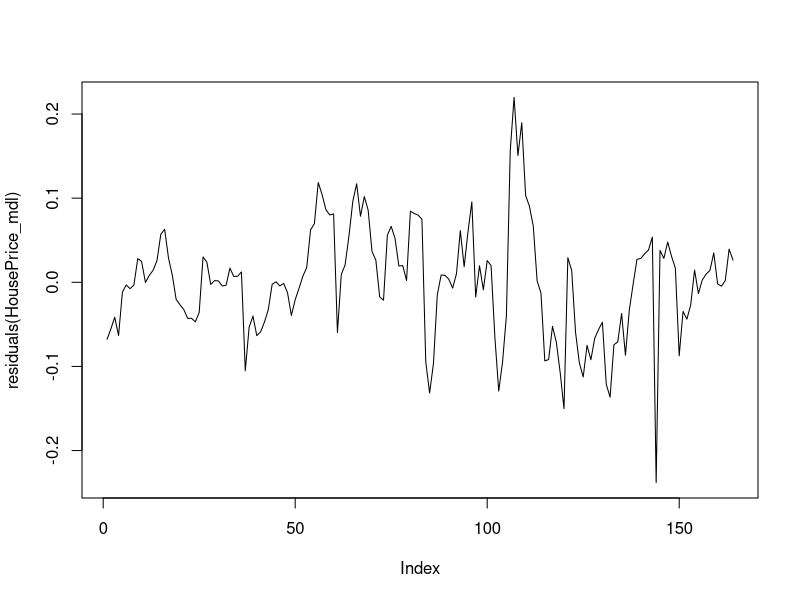

The R source for this figure: (Note: this script raises an error after producing the figure.)
#TASK 1 - project 3

############################################################################################
#course:  Time Series Analysis, T-862-TIMA
#Date:    //2014
#Students: Daniel Bergmann Sigtryggsson, Lilja Bjorg Gudmundsdottir, Jon Vilberg Georgsson 
#
############################################################################################


# -------Brain storming excersice (10%)-------
# Identify causal variables and hypothize an econometric structural equation for the following variables;
# . Stock price index, for your home country,


#OMX =  beta0 -ISL_GENGI*beta1 - oliuverd*beta2 + fiskverd*beta3 + epsilon
#Heakandi kronu gengi laekkar hlutabrefavisitoluna, thi staerstu felogin gera upp i erlendum gjaldeyri.
#Haekandi oliuverd hefur neikvaed ahrif a felog eins og eimskip og N1
#Fiskverd hefur ahrif a felog eins og Granda og Eimskip og allt hagkerfid

#haegt ad nalgast upplysingar t.d. hja gamma.is

# . Scandinavian electricity market(Nordpool) or the electrical market of your home country(for foreign
#                  students only, as there is no spot market in Iceland),

#NORDPOOL = beta0 - utihitastig*beta1 season*beta2 + epsilon

# haerra utihitastig laekkar eftirspurn eftir rafmagni, vedurupplysingar eru audvelt ad nalgast
#tad er meiri eftirspurn eftir rafmagni a veturnar, tannig ad seaon hefur ahrif.

# . Inflation.
#INFLATION = beta0 - styrivextir * beta1 + VSK*beta2 + penigamagn_i_umferd + epsilon
# haerri styrivextri og haekkandi VSK laekka verdbolgu, gogn til hja t.d. hagstofu
#peningamagn i umferd eykur verdbolgu

# -------Housing Economics (40%)--------

Data = read.csv("hpi.csv", header=TRUE, sep= ";",dec=",")
attach(Data)
#TASK 1

#Task 1
#Does it make sense to use all of the data? Theorize, 

#ANS: NO, some of the variable contain very similar information, and should not improve the model very much due to cross correlation.

#Construcct a structural equation for house prices

# ANS:
#       Y ~ Beta0 + Beta1*CCI + Beta2*LBH + Beta3*PPI - Beta4*NHF + Beta5*LI + Beta6*inflation + Beta7*indexedLoans

# where CCI is construction cost index
# where LBH is Loans from banks to households
# where PPI is purchasing power index
# where NHF is new housing finished
# where LI is Lease index

#which data to use and explain your data selection.
# 
#ANS: 

# CCI - hvad kostar ad byggja hus hlytur ad hafa ahrif a husnaedisverd
        #aetti ad hafa mest ahrif.
# LBH - thvi meira sem bankarnir lana til household ?vi fleiri vilja kaupa hus/ibudir
# PPI - meiri kaupmattur leydir af ser haekkandi verd ?ar sem folk getur eytt meira i fasteign
# NHF - tvi fleiri hus tvi meira frambod, ?ar af leidir -
# LI - aetti ad vera endogenous samband
# Inflation -  ef verdbolga haekkar aetti feisteignaverd ad haekka
# Indexed Loans - ef lanum fj0lgar i hagkerfinu verda meiri peningar i umferd sem eykur verdbolgu

# Breytur sem eru ekki i modeli:
# numbers of real estate sales - vid holdum ad tad haldist ekki i hendur, fjoldi lana
                                #hefur staerri ahrif
# Central bank rates -  er i engu hlutfalli vid husnaedislan
# New housing starts - vildum ekki nota baedi tad og NHF, teljum NHF hafa meiri ?hrif
# Purchasing power of wages index -  vildum ekki velja baedi tad og PPI,
                    #toldum PPI meira relevant. Viljum ekki overfitta.
# Unindexed loans - tad mikil fylgni vid indexed loans, thurfum ekki baedi
# Currency dependent loans in the ecconomy - ekki tad stor hluti af heidlarlanum og
                    #ekki endilegi notad til husnaediskaupa.

HousePrice_mdl =lm(HousePriceIndex ~LeaseIndex+
                     ConstructionCostIndex+
                     LoansOfBanksToHouseholds+
                     PurchasingPower+
                     Inflation+
                     HousingFinished+
                     IndexLoans
                   )
summary(HousePrice_mdl)
HousePrices_resid = plot(residuals(HousePrice_mdl), type= 'l')

# see that New housing finished variable does not make a good fit. We are not ready to dump this variable yet. 
# Because we think it brings information to the system.
pairs(Data[4:11], upper.panel = panel.cor,lower.panel = panel.smooth, diag.panel = panel.hist)
pairs(Data[c(4,12:17)], upper.panel = panel.cor,lower.panel = panel.smooth, diag.panel = panel.hist)
#We can see from this pair plot that house price index is higly correlated with housing finished!




#Plot the relationship between house prices and leasing over time. Theorize on the relationship 
# between the two variables. Is there an endogenous relationship between the two? 

plot((HousePriceIndex-mean(HousePriceIndex))/sd(HousePriceIndex) ~YearMonth,
     type="l",
     main="Comparison",
     xlab="Time",
     ylab="House Price Index/Lease Index",
     ylim=c(-2, 2),
     col="black") 
lines((LeaseIndex-mean(LeaseIndex))/sd(LeaseIndex) ~YearMonth,
      type="l", 
      main="Lease index",
      col="dark red")
legend("topleft",
       c("House Price index","Lease index"),
       lty = 1,
       col=c('black', 'darkred'),
       cex=0.6)

#THEORY : There is an apparent linear relationship, but we dont see the economic crash effect with the lease index .
# We see a endogenous relationship.

# Do some preliminary analysis, plotting all variables with the house price index.

pairs(Data[4:11], upper.panel = panel.cor,lower.panel = panel.smooth, diag.panel = panel.hist)
pairs(Data[c(4,12:17)], upper.panel = panel.cor,lower.panel = panel.smooth, diag.panel = panel.hist)


# Plot House Price index vs. Construction Cost, Real estate Transactions, Loans of Banks to Households
layout(1:1)
plot((HousePriceIndex-mean(HousePriceIndex))/sd(HousePriceIndex) ~YearMonth,
     xlab="Time",
     ylab="Scaled indices/rates",
     type="l", 
     main="Comparison",
     col="black",
     ylim=c(-2, 2.3),
     lwd=4) 
lines((ConstructionCostIndex-mean(ConstructionCostIndex))/sd(ConstructionCostIndex) ~YearMonth,
      type="l", 
      col="dark red")
lines((RealEstateTransactions-mean(RealEstateTransactions))/sd(RealEstateTransactions) ~YearMonth,
      type="l", 
      col="green",
      )
lines((LoansOfBanksToHouseholds-mean(LoansOfBanksToHouseholds))/sd(LoansOfBanksToHouseholds) ~YearMonth,
      type = 'l',
      col="purple"
      )
legend("topleft",
       c("House Price index","Construction Cost index","Real Estate Transactions", "Loans of Banks to Housholds"),
       lty = 1,
       col=c('black', 'darkred','green','purple'),
       cex=0.6,
       lwd=4)
#Loans of Banks to households seem to share similar trend, with a lag of 1 or 2 months.       



# Plot House Price index vs. UnindexedLoans, CentralBankRates, Inflation
layout(1:1)
plot((HousePriceIndex-mean(HousePriceIndex))/sd(HousePriceIndex) ~YearMonth,
     xlab="Time",
     ylab="Scaled indexes/rates",
     type="l", 
     main="Comparison",
     col="black",
     ylim=c(-1.6, 3.2),
     lwd=4) 
lines((Un.indexedLoans-mean(Un.indexedLoans))/sd(Un.indexedLoans) ~YearMonth,
      type="l", 
      col="dark red")
lines((CentralBankRates-mean(CentralBankRates))/sd(CentralBankRates) ~YearMonth,
      type="l", 
      col="green")
lines((Inflation-mean(Inflation))/sd(Inflation) ~YearMonth,
      type = 'l',
      col="purple"
)
legend("topleft",
       c("House Price index","Unindexed Loans","Central Bank Rates", "Inflation"),
       lty = 1,
       col=c('black', 'darkred','green','purple'),
       cex=0.6,
       lwd=4)
#Central Bank Rates seem to share a similar trend but is is a known fact that its a blunt economic tool.

# Plot House Price index vs. PurchasingPower, PurchasingPowerOfWages, IndexLoans
layout(1:1)
plot((HousePriceIndex-mean(HousePriceIndex))/sd(HousePriceIndex) ~YearMonth,
     xlab="Time",
     ylab="Scaled indexes/rates",
     type="l", 
     main="Comparison",
     col="black",
     ylim=c(-3, 2.5),
     lwd=4) 
lines((PurchasingPower-mean(PurchasingPower))/sd(PurchasingPower) ~YearMonth,
      type="l", 
      col="dark red")
lines((PurchasingPowerOfWages-mean(PurchasingPowerOfWages))/sd(PurchasingPowerOfWages) ~YearMonth,
      type="l", 
      col="green")
lines((IndexLoans-mean(IndexLoans))/sd(IndexLoans) ~YearMonth,
      type = 'l',
      col="purple"
)
legend("topleft",
       c("House Price index","Purchasing Power","Purchasing Power of Wages", "Index Loans"),
       lty = 1,
       col=c('black', 'darkred','green','purple'),
       cex=0.6,
       lwd=4)
# index loans, seem to share a similar trend. But not purchasing power as we initially thought!

# Plot House Price index vs. CurrencyLoans, HousingStarts, HousingFinished
layout(1:1)
plot((HousePriceIndex-mean(HousePriceIndex))/sd(HousePriceIndex) ~YearMonth,
     xlab="Time",
     ylab="Scaled indexes/rates",
     type="l", 
     main="Comparison",
     col="black",
     ylim=c(-1.7, 4.5),
     lwd=4) 
lines((CurrencyLoans-mean(CurrencyLoans))/sd(CurrencyLoans) ~YearMonth,
      type="l", 
      col="dark red")
lines((HousingStarts-mean(HousingStarts))/sd(HousingStarts) ~YearMonth,
      type="l", 
      col="green")
lines((HousingFinished-mean(HousingFinished))/sd(HousingFinished) ~YearMonth,
      type = 'l',
      col="purple"
)
legend("topleft",
       c("House Price index","Currency Loans","Housing Starts", "Housing Finished"),
       lty = 1,
       col=c('black', 'darkred','green','purple'),
       cex=0.6,
       lwd=4)
#Housing finished seem to share a similar trend.

#now a comparison of variables with similar trend
plot((HousePriceIndex-mean(HousePriceIndex))/sd(HousePriceIndex) ~YearMonth,
     xlab="Time",
     ylab="Scaled indexes/rates",
     type="l", 
     main="Comparison of variables with similar trend",
     col="black",
     ylim=c(-1.5, 2.5),
     lwd=4) 
lines((CentralBankRates-mean(CentralBankRates))/sd(CentralBankRates) ~YearMonth,
      type="l", 
      col="dark red")
lines((LoansOfBanksToHouseholds-mean(LoansOfBanksToHouseholds))/sd(LoansOfBanksToHouseholds) ~YearMonth,
      type="l", 
      col="green")
lines((HousingFinished-mean(HousingFinished))/sd(HousingFinished) ~YearMonth,
      type = 'l',
      col="purple"
)
lines((ConstructionCostIndex-mean(ConstructionCostIndex))/sd(ConstructionCostIndex) ~YearMonth,
      type = 'l',
      col="blue"
)
legend("topleft",
       c("House Price index","Central bank rates","loans to households", "New housing finished","Construnction cost index"),
       lty = 1,
       col=c('black', 'darkred','green','purple','Blue'),
       cex=0.6,
       lwd=4)
#Loans to households seems like the most obvious variable here with lag of 1.


#-----Task 3----------
#Create a model for the house price index using all relevant variables.







#New intervention model for 90% loans in the economy 
Loans90 = rep(0,times=54) #initialize zeros up to 1 july 2004
#1 juli 2004 - 1okt 2008
n = 55:106
hamming_window = 0.54 - 0.46*cos((2*pi*n/(55-1)))
Loans90 = c(Loans90, hamming_window, rep(0,times=length(Month)-106))
plot(Loans90 ~YearMonth, type='l', main="90% morgage model")

#NEw model with intervention model
HousePrice_mdl =lm(HousePriceIndex 
                   ~ConstructionCostIndex+
                     lag(HousingFinished,1)+
                     lag(LoansOfBanksToHouseholds,1)+
                     Loans90
                    )

summary(HousePrice_mdl)
HousePrices_resid = plot(residuals(HousePrice_mdl),
                         main= "residuals of the new model",
                         type = 'l',
                         lwd =3,
                         col=2
                         )
grid()
#PLOT HPI on fitted model
plot(HousePriceIndex ~YearMonth, type='l', col="blue",lwd=4)
lines(HousePrice_mdl$fit, type='l', col="red",lwd=4)
legend("topleft",
       c("House Price index", "model fit"),
       lty = 1,
       col=c('black', 'red'),
       cex=0.6,
       lwd=4)


#----------END OF Housing economics ------------------------

#----------   Sales modeling   ---------------------------------
detach(Data)

# ------ Task 1 -------

# Y ~ beta0 + beta1*Mean.temperature(Oslo) - beta2*Total.precipitation(Oslo) + beta3*Mean.temperature(Bergen) - beta4*Total.precipitation(Bergen)
#    beta5*Print + beta6*InStore + beta7*DirectMarketing + beta8*RADIO + beta9*TV:Taktisk + beta10*TV.Image - beta11*Competitor.spending

# We don't want to use all of the data, for example we think that the sun hours in Oslo are not a significant variable, we think that total
# precipitaion is way more effective since this is a Building supply store and people are not buying and working as much when it rains/snows, 
# at least not building houses (outside work). We belive that temperature also has an effect on sales. We think that all kind of marketing will 
# increase the sales and therefore include all marketing variables with a plus sign. The Competitor spending could also affect our sale, the more 
# the competitor spends the lower sales in our store, hence the minus sign in front of that variable.


BuildingSupplyStore = read.csv("BuildingSupplyStore.csv", header=TRUE, sep= ";",dec=",")
as.numeric.factor <- function(x) {as.numeric(levels(x))[x]}
BuildingSupplyStore$Print = as.numeric.factor(BuildingSupplyStore$Print)
BuildingSupplyStore$InStore = as.numeric.factor(BuildingSupplyStore$InStore)
BuildingSupplyStore$DirectMarketing = as.numeric.factor(BuildingSupplyStore$DirectMarketing)
BuildingSupplyStore$RADIO = as.numeric.factor(BuildingSupplyStore$RADIO)
BuildingSupplyStore$TV.Taktisk = as.numeric.factor(BuildingSupplyStore$TV.Taktisk)
BuildingSupplyStore$TV.Image = as.numeric.factor(BuildingSupplyStore$TV.Image)
#making normal the default level
BuildingSupplyStore = within(BuildingSupplyStore,Kalendar <- relevel(Kalendar,ref="Normal"))
BuildingSupplyStore$Sales = ts(data=BuildingSupplyStore$Sales, start =c(2006,1),end=c(2009,26),f=52)
attach(BuildingSupplyStore)

#*************Task 2, preliminary analysis********** 

#Plot
Sales = ts()
ts.plot(Sales, type="l",main="Sales",col=1,lwd=1)
lines(lowess(Sales, f=.1), col = 2,lwd=4)
legend("topleft",
       c("Sales observation", "Scatter plot smooting"),
       lty = 1,
       col=c('black', 'red'),
       cex=0.6,
       lwd=4)
# Plot yearly
weeks = c(1:52,1:52,1:52,1:26)
ts.plot(Sales~week,pch=20,main="Yearly Sales")
lines(lowess(Sales~weeks, f=.15), col = 2,lwd=4)
legend("topleft",
       c("weekly Sales observations", "Scatter plot smooting"),
       lty = 1,
       col=c('black', 'red'),
       cex=0.6,
       lwd=4)
#pairs plot
pairs(BuildingSupplyStore[2:8], upper.panel = panel.cor,lower.panel = panel.smooth, diag.panel = panel.hist)

pairs(BuildingSupplyStore[c(2,9:14)], upper.panel = panel.cor,lower.panel = panel.smooth, diag.panel = panel.hist)
#We notice that oslo mean temperature crosses zero and is marginally correlated

pairs(BuildingSupplyStore[c(2,16:22)], upper.panel = panel.cor,lower.panel = panel.smooth, diag.panel = panel.hist)


# ACF and PACF
acf(Sales) # Alot of MA, nonstationary TS
acf(diff(Sales,1)) 
pacf(diff(Sales,1)) #AR(3)

Sales.ts = ts(Sales, f=52, start=2006 ,end = c(2009,26))
plot(stl(Sales.ts,s.window="periodic")) # trend seasonal decomposition
plot(aggregate(Sales.ts)) # removing seasonal effect by aggregating the data to the annual level
boxplot(Sales.ts ~ cycle(Sales.ts))
#**********Task 3 - Preliminary sales model***************


# Modeling
mod.full<-lm(Sales ~ adStock$Print
#               Oslo...Total.precipitation+
#               Bergen...Mean.temperature+
#               Bergen...Total.precipitation+
#               Print+
#               InStore+
#               DirectMarketing+
#               RADIO+
#               TV.Image+
#               TV.Taktisk
#               ,data=BuildingSupplyStore
            )
summary(mod.full)

detach(BuildingSupplyStore)

adstock<-function(X,a){
  Y<-rep(NA, length(X))
  Y[1]<-X[1]  
  for (i in 2:length(X)){
    Y[i]<-X[i]+a*Y[i-1]
  }
  return(Y)
}
BuildingSupplyStore$print.adstock<-adstock(BuildingSupplyStore$Print,.75)
BuildingSupplyStore$InStore.adstock<-adstock(BuildingSupplyStore$InStore,.75)
BuildingSupplyStore$DirectMarketing.adstock<-adstock(BuildingSupplyStore$DirectMarketing,.75)
BuildingSupplyStore$RADIO.adstock<-adstock(BuildingSupplyStore$RADIO,.75)
BuildingSupplyStore$TV.Taktisk.adstock<-adstock(BuildingSupplyStore$TV.Taktisk,.75)
BuildingSupplyStore$TV.Image.adstock<-adstock(BuildingSupplyStore$TV.Image,.75)
BuildingSupplyStore$Media.adstock<-BuildingSupplyStore$print.adstock+BuildingSupplyStore$InStore.adstock
  +BuildingSupplyStore$DirectMarketing.adstock+BuildingSupplyStore$RADIO.adstock
  +BuildingSupplyStore$TV.Taktisk.adstock+BuildingSupplyStore$TV.Image.adstock
plot(BuildingSupplyStore$Media.adstock,type="l",col=3)
#lines(ikea$TV.kr.)

# Plot the fit




#Task4
Seas = cycle(Sales.ts)
